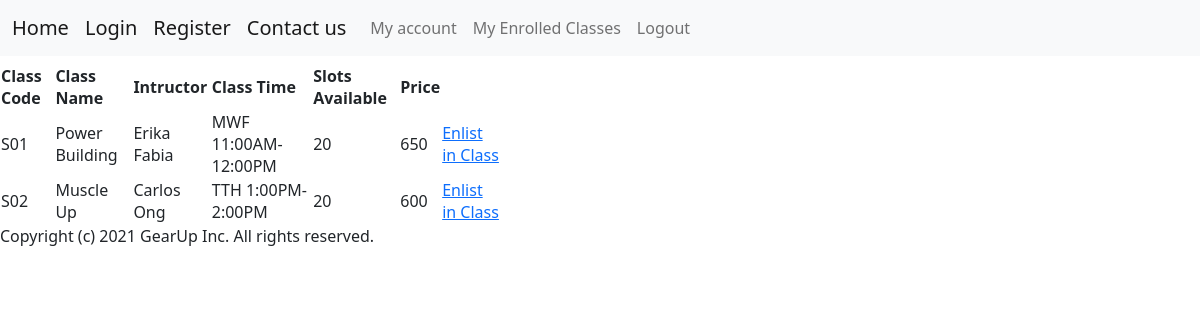
Page /strengthclasses (signed in) on the committed database.
### app.py (models this page shows)
class Classes(db.Model):
    id = db.Column(db.Integer, primary_key=True)
    class_code = db.Column(db.String(10), unique=True)
    class_category = db.Column(db.String(50))
    class_name = db.Column(db.String(50))
    instructor = db.Column(db.String(50))
    class_time = db.Column(db.String(50))
    price = db.Column(db.Integer)
    slots_available = db.Column(db.Integer)

### app.py (the view)
@app.route("/strengthclasses")
@login_required
def strength():
    classes = Classes.query.filter_by(class_category="Strength")
    return render_template("strength.html", classes=classes)

### app.py (called while the page is built)
@login_manager.user_loader
def load_user(user_id):
    return Users.query.get(int(user_id))

### templates/strength.html
<html>
{% include "header.html" %}
{% block content %}
<table class="center" , style="width:500px">
    <tr>
        <th>Class Code</th>
        <th>Class Name</th>
        <th>Intructor</th>
        <th>Class Time</th>
        <th>Slots Available</th>
        <th>Price</th>
    </tr>
    {% for class in classes %}
    <tr>
        <td>{{ class.class_code}}</td>
        <td>{{ class.class_name}}</td>
        <td>{{ class.instructor}}</td>
        <td>{{ class.class_time}}</td>
        <td>{{ class.slots_available}}</td>
        <td>{{ class.price}}</td>
        <td>
            <a href="/enlistclass?code={{ class.class_code }}">Enlist in Class</a>
        </td>
    </tr>
    {% endfor %}
</table>
{% include "footer.html" %}
{% endblock %}
</html>

### rows in the picture
Classes: class_code "S01", class_name "Power Building", instructor "Erika Fabia", class_time "MWF 11:00AM-12:00PM", slots_available "20", price "650"
Classes: class_code "S02", class_name "Muscle Up", instructor "Carlos Ong", class_time "TTH 1:00PM-2:00PM", slots_available "20", price "600"
